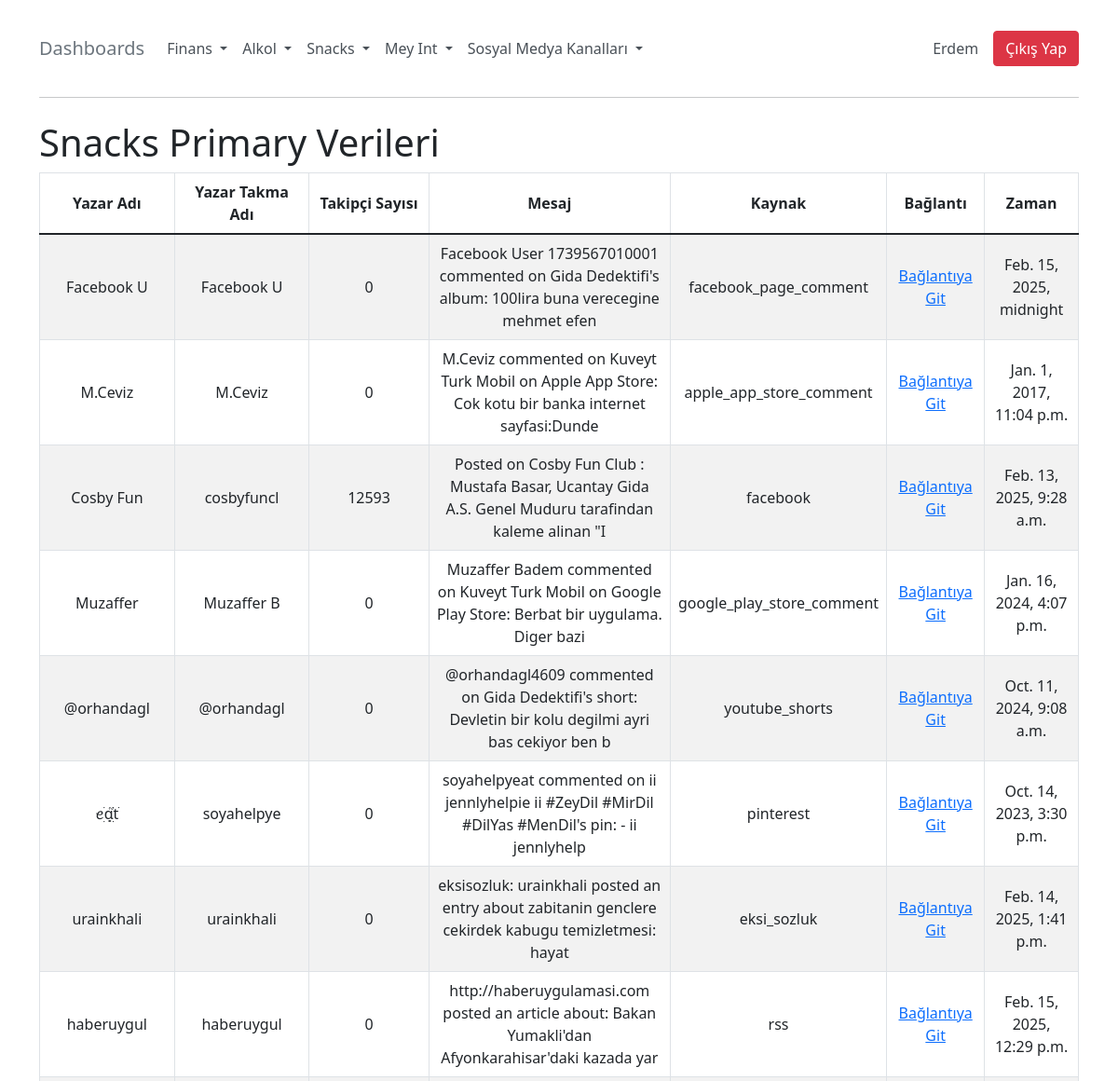
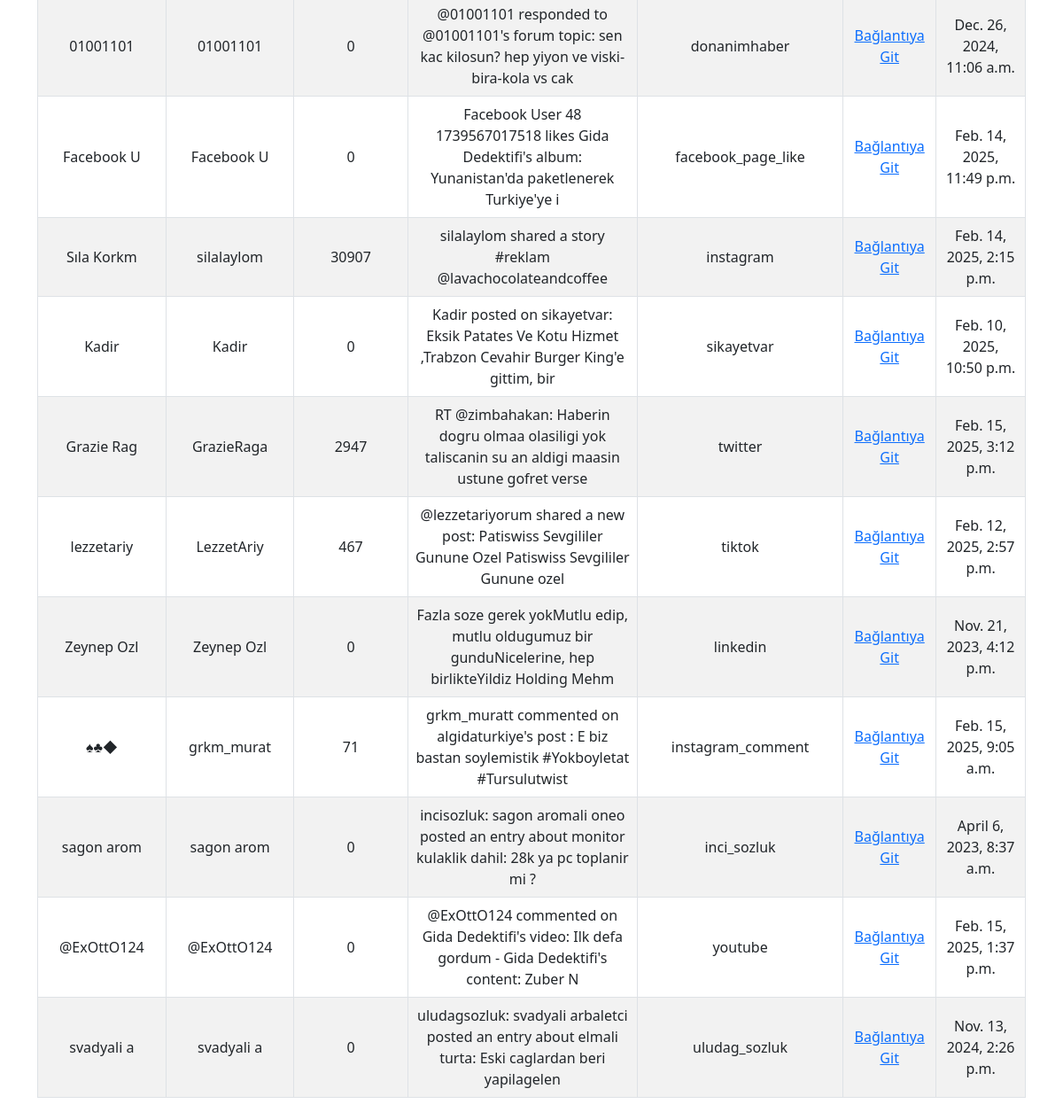
The app's page /snacks/primary/ (signed in) with its own data (2 pictures, top to bottom).
### myapp/models.py (models this page shows, shortened)
class ChannelData(models.Model):
    source_category = models.CharField(max_length=255, null=True, blank=True)
    author_name = models.CharField(max_length=255, null=True, blank=True)
    author_nick = models.CharField(max_length=255, null=True, blank=True)
    author_follower_count = models.IntegerField(null=True, blank=True)
    body = models.TextField(null=True, blank=True)
    source = models.CharField(max_length=255, null=True, blank=True)
    link = models.URLField(null=True, blank=True)
    created_time = models.DateTimeField(null=True, blank=True)
    selective_part = models.CharField(max_length=255, null=True, blank=True)

### myapp/views.py (the view)
# urls.py: path('snacks/primary/', views.snacks_primary, name='snacks_primary'),
@login_required
def snacks_primary(request):
    data = ChannelData.objects.filter(source_category="snacks-tr", selective_part="primary")
    return render(request, 'snacks_primary.html', {'data': data})

### myapp/views.py (called while the page is built)
def base_context(request):
    channels_to_find = [
        "twitter", "facebook", "facebook_page_comment", "facebook_page_like",
        "youtube", "youtube_shorts", "instagram", "instagram_comment",
        "tiktok", "pinterest", "rss", "apple_app_store_comment",
        "google_play_store_comment", "linkedin", "donanimhaber", "eksi_sozluk",
        "inci_sozluk", "sikayetvar", "uludag_sozluk"
    ]
    return {
        'channels_to_find': channels_to_find
    }

### templates/snacks_primary.html (shortened to what this page needs)
{% extends 'base.html' %}
{% block content %}
    <h1>Snacks Primary Verileri</h1>
    <div class="table-responsive">
        <table class="table table-bordered table-striped">
            <thead>
                <tr style="vertical-align: middle; text-align: center;">
                    <th scope="col" style="width: 15%;">Yazar Adı</th>
                    <th scope="col" style="width: 15%;">Yazar Takma Adı</th>
                    <th scope="col" style="width: 15%;">Takipçi Sayısı</th>
                    <th scope="col" style="width: 25%;">Mesaj</th>
                    <th scope="col" style="width: 10%;">Kaynak</th>
                    <th scope="col" style="width: 10%;">Bağlantı</th>
                    <th scope="col" style="width: 10%;">Zaman</th>
                </tr>
            </thead>
            <tbody>
                {% for item in data %}
                    <tr style="height: 20px; vertical-align: middle; text-align: center;">
                        <td style="width: 15%;">{{ item.author_name|slice:":10" }}</td>
                        <td style="width: 15%;">{{ item.author_nick|slice:":10" }}</td>
                        <td style="width: 15%;">{{ item.author_follower_count }}</td>
                        <td style="width: 25%;">{{ item.body|slice:":100" }}</td>
                        <td style="width: 10%;">{{ item.source }}</td>
                        <td style="width: 10%;"><a href="{{ item.link }}" target="_blank">Bağlantıya Git</a></td>
                        <td style="width: 10%;">{{ item.created_time }}</td>
                    </tr>
                {% endfor %}
            </tbody>
        </table>
    </div>
{% endblock %}

### templates/base.html (shortened to what this page needs)
<!DOCTYPE html>
<html lang="tr">
<head>
    <link href="https://cdn.jsdelivr.net/npm/bootstrap@5.1.3/dist/css/bootstrap.min.css" rel="stylesheet">
    {% load static %}
</head>
<body>
    <div class="container mt-4">
        <nav class="navbar navbar-expand-lg navbar-custom">
            <a class="navbar-brand" href="{% url 'index' %}">Dashboards</a>
            <div class="collapse navbar-collapse" id="navbarNav">
                <ul class="navbar-nav">
                    <li class="nav-item dropdown">
                        <a class="nav-link dropdown-toggle" href="#" id="financeDropdown" role="button" data-bs-toggle="dropdown">
                            Finans
                        </a>
                    </li>
                    <li class="nav-item dropdown">
                        <a class="nav-link dropdown-toggle" href="#" id="meyDropdown" role="button" data-bs-toggle="dropdown">
                            Alkol
                        </a>
                    </li>
                    <li class="nav-item dropdown">
                        <a class="nav-link dropdown-toggle" href="#" id="snacksDropdown" role="button" data-bs-toggle="dropdown">
                            Snacks
                        </a>
                    </li>
                    <li class="nav-item dropdown">
                        <a class="nav-link dropdown-toggle" href="#" id="meyIntDropdown" role="button" data-bs-toggle="dropdown">
                            Mey Int
                        </a>
                    </li>
                    <li class="nav-item dropdown">
                        <a class="nav-link dropdown-toggle" href="#" id="socialMediaDropdown" role="button" data-bs-toggle="dropdown">
                            Sosyal Medya Kanalları
                        </a>
                    </li>
                </ul>
                <ul class="navbar-nav ms-auto d-flex align-items-center">
                {% if user.is_authenticated %}
                    <li class="nav-item">
                        <span class="navbar-text">{{ user.username|capfirst }}</span>
                    </li>
                    <li class="nav-item ms-3">
                        <a href="{% url 'logout' %}" class="btn btn-danger">Çıkış Yap</a>
                    </li>
                {% else %}
                    <li class="nav-item">
                        <a class="nav-link" href="{% url 'login' %}">Giriş Yap</a>
                    </li>
                {% endif %}
            </ul>
            </div>
        </nav>
        <hr class="my-4" style="solid #495057; border-radius: 1px;">
        <div class="mt-4">
            {% block content %}
            {% endblock %}
        </div>
    </div>
</body>
</html>

### templates/base.html (style rules this page uses)
.navbar-custom { background-color: #ffffff; }
.navbar-custom .navbar-nav .nav-link { color: #495057; }
.navbar-custom .navbar-brand { color: #6c757d; }
.navbar-text { color: #495057; }

### records on screen
ChannelData: author_name "Facebook U", author_nick "Facebook U", author_follower_count "0", body "Facebook User 1739567010001 commented on Gida Dedektifi's album: 100lira buna verecegine mehmet efen", source "facebook_page_comment", created_time "Feb. 15, 2025, midnight"
ChannelData: author_name "M.Ceviz", author_nick "M.Ceviz", author_follower_count "0", body "M.Ceviz commented on Kuveyt Turk Mobil on Apple App Store: Cok kotu bir banka internet sayfasi:Dunde", source "apple_app_store_comment", created_time "Jan. 1, 2017, 11:04 p.m."
ChannelData: author_name "Cosby Fun", author_nick "cosbyfuncl", author_follower_count "12593", body "Posted on Cosby Fun Club : Mustafa Basar, Ucantay Gida A.S. Genel Muduru tarafindan kaleme alinan \"I", source "facebook", created_time "Feb. 13, 2025, 9:28 a.m."
ChannelData: author_name "Muzaffer", author_nick "Muzaffer B", author_follower_count "0", body "Muzaffer Badem commented on Kuveyt Turk Mobil on Google Play Store: Berbat bir uygulama. Diger bazi", source "google_play_store_comment", created_time "Jan. 16, 2024, 4:07 p.m."
ChannelData: author_name "@orhandagl", author_nick "@orhandagl", author_follower_count "0", body "@orhandagl4609 commented on Gida Dedektifi's short: Devletin bir kolu degilmi ayri bas cekiyor ben b", source "youtube_shorts", created_time "Oct. 11, 2024, 9:08 a.m."
ChannelData: author_name "ꫀׁׅܻɑׁׅ֮tׁ", author_nick "soyahelpye", author_follower_count "0", body "soyahelpyeat commented on ii jennlyhelpie ii #ZeyDil #MirDil #DilYas #MenDil's pin: - ii jennlyhelp", source "pinterest", created_time "Oct. 14, 2023, 3:30 p.m."
ChannelData: author_name "urainkhali", author_nick "urainkhali", author_follower_count "0", body "eksisozluk: urainkhali posted an entry about zabitanin genclere cekirdek kabugu temizletmesi: hayat", source "eksi_sozluk", created_time "Feb. 14, 2025, 1:41 p.m."
ChannelData: author_name "haberuygul", author_nick "haberuygul", author_follower_count "0", body "http://haberuygulamasi.com posted an article about: Bakan Yumakli'dan Afyonkarahisar'daki kazada yar", source "rss", created_time "Feb. 15, 2025, 12:29 p.m."
ChannelData: author_name "01001101", author_nick "01001101", author_follower_count "0", body "@01001101 responded to @01001101's forum topic: sen kac kilosun? hep yiyon ve viski-bira-kola vs cak", source "donanimhaber", created_time "Dec. 26, 2024, 11:06 a.m."
ChannelData: author_name "Facebook U", author_nick "Facebook U", author_follower_count "0", body "Facebook User 48 1739567017518 likes Gida Dedektifi's album: Yunanistan'da paketlenerek Turkiye'ye i", source "facebook_page_like", created_time "Feb. 14, 2025, 11:49 p.m."
ChannelData: author_name "Sıla Korkm", author_nick "silalaylom", author_follower_count "30907", body "silalaylom shared a story #reklam @lavachocolateandcoffee", source "instagram", created_time "Feb. 14, 2025, 2:15 p.m."
ChannelData: author_name "Kadir", author_nick "Kadir", author_follower_count "0", body "Kadir posted on sikayetvar: Eksik Patates Ve Kotu Hizmet ,Trabzon Cevahir Burger King'e gittim, bir", source "sikayetvar", created_time "Feb. 10, 2025, 10:50 p.m."
ChannelData: author_name "Grazie Rag", author_nick "GrazieRaga", author_follower_count "2947", body "RT @zimbahakan: Haberin dogru olmaa olasiligi yok taliscanin su an aldigi maasin ustune gofret verse", source "twitter", created_time "Feb. 15, 2025, 3:12 p.m."
ChannelData: author_name "lezzetariy", author_nick "LezzetAriy", author_follower_count "467", body "@lezzetariyorum shared a new post: Patiswiss Sevgililer Gunune Ozel Patiswiss Sevgililer Gunune ozel", source "tiktok", created_time "Feb. 12, 2025, 2:57 p.m."
ChannelData: author_name "Zeynep Ozl", author_nick "Zeynep Ozl", author_follower_count "0", body "Fazla soze gerek yokMutlu edip, mutlu oldugumuz bir gunduNicelerine, hep birlikteYildiz Holding Mehm", source "linkedin", created_time "Nov. 21, 2023, 4:12 p.m."
ChannelData: author_name "♠︎♣︎◆", author_nick "grkm_murat", author_follower_count "71", body "grkm_muratt commented on algidaturkiye's post : E biz bastan soylemistik #Yokboyletat #Tursulutwist", source "instagram_comment", created_time "Feb. 15, 2025, 9:05 a.m."
ChannelData: author_name "sagon arom", author_nick "sagon arom", author_follower_count "0", body "incisozluk: sagon aromali oneo posted an entry about monitor kulaklik dahil: 28k ya pc toplanir mi ?", source "inci_sozluk", created_time "April 6, 2023, 8:37 a.m."
ChannelData: author_name "@ExOttO124", author_nick "@ExOttO124", author_follower_count "0", body "@ExOttO124 commented on Gida Dedektifi's video: Ilk defa gordum - Gida Dedektifi's content: Zuber N", source "youtube", created_time "Feb. 15, 2025, 1:37 p.m."
ChannelData: author_name "svadyali a", author_nick "svadyali a", author_follower_count "0", body "uludagsozluk: svadyali arbaletci posted an entry about elmali turta: Eski caglardan beri yapilagelen", source "uludag_sozluk", created_time "Nov. 13, 2024, 2:26 p.m."

### other values on screen
{{ user.username|capfirst }} "Erdem"
